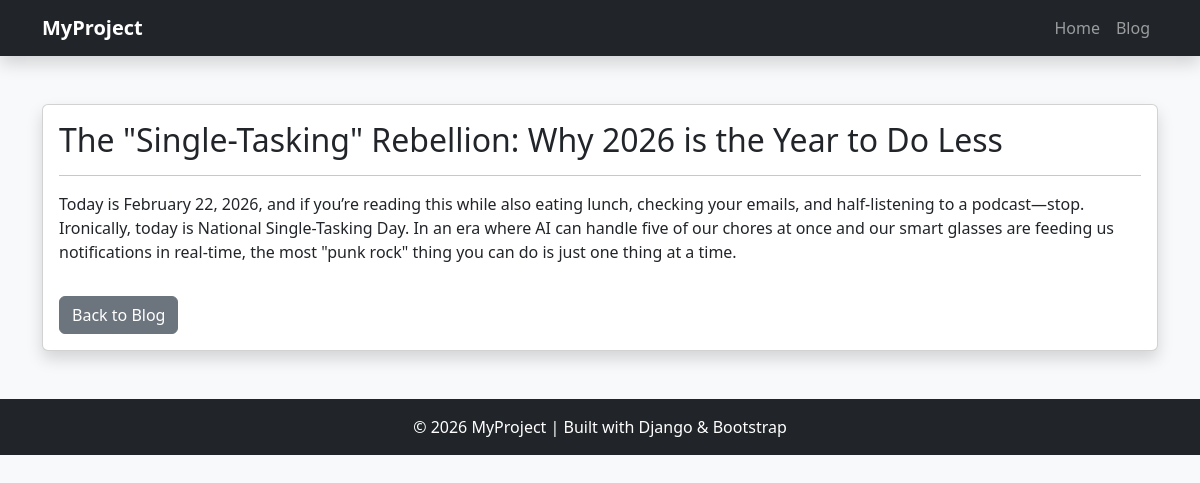
Page /blog/1/ on the committed database.
### blog/models.py (models this page shows, shortened)
class Post(models.Model):
      title = models.CharField(max_length=200)
      content = models.TextField()

### blog/views.py (the view)
# urls.py: path('<int:id>/', views.blog_detail, name='blog_detail'),
def blog_detail(request, id):
      post = get_object_or_404(Post, id=id)
      return render(request, 'blog/blog_detail.html', {'post': post})

### blog/templates/blog/blog_detail.html (shortened to what this page needs)
{% extends 'base.html' %}
{% block content %}
<div class="card shadow">
      <div class="card-body">
            <h2 class="card-title">{{ post.title }}</h2>
            <hr>
            <p class="card-text">{{ post.content }}</p>
            <a href="/blog/" class="btn btn-secondary mt-3">
                  Back to Blog
            </a>
      </div>
</div>
{% endblock %}

### templates/base.html (style rules this page uses)
body { background-color: #f8f9fa; }

### rows in the picture
Post: title "The \"Single-Tasking\" Rebellion: Why 2026 is the Year to Do Less", content "Today is February 22, 2026, and if you’re reading this while also eating lunch, checking your emails, and half-listening to a podcast—stop. Ironically, today is National Single-Tasking Day. In an era where AI can handle five of our chores at once and our smart glasses are feeding us notifications in real-time, the most \"punk rock\" thing you can do is just one thing at a time."
